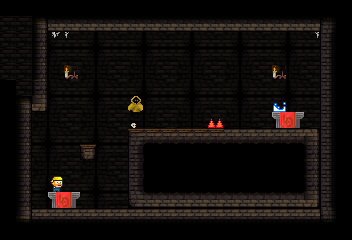

Rendered tile map (Tiled .tmx) drawn with the repository's tilesets; below, a short description and the map source with its tile grids summarised:
An orthogonal 22x15 tile map with 16x16 px tiles, 5 tile layers (back, deco, stage, unit, ...).

<map version="1.0" orientation="orthogonal" renderorder="right-down" width="22" height="15" tilewidth="16" tileheight="16" nextobjectid="4">
 <tileset firstgid="1" name="dungeonTileSet" tilewidth="16" tileheight="16" tilecount="1024">
  <image source="dungeonTileset.png" width="512" height="512" />
 </tileset>
 <layer name="back" width="22" height="15">
  <data>[330 cells, 330 non-empty, 9 distinct tile ids]</data>
 </layer>
 <layer name="deco" width="22" height="15">
  <data>[330 cells, 12 non-empty, 4 distinct tile ids]</data>
 </layer>
 <layer name="stage" width="22" height="15">
  <data>[330 cells, 197 non-empty, 21 distinct tile ids]</data>
 </layer>
 <layer name="unit" width="22" height="15">
  <data>[330 cells, 5 non-empty, 4 distinct tile ids]</data>
 </layer>
 <layer name="fore" width="22" height="15">
  <data>[330 cells, 19 non-empty, 4 distinct tile ids]</data>
 </layer>
</map>
